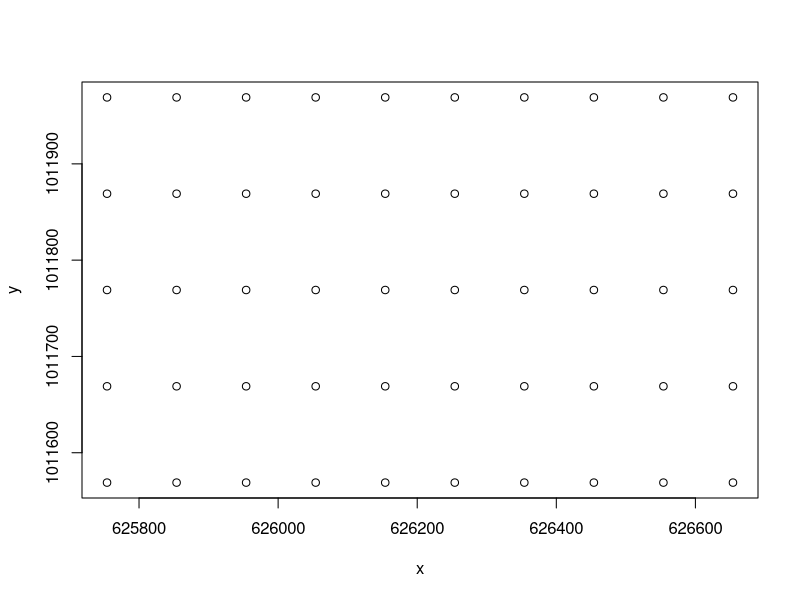
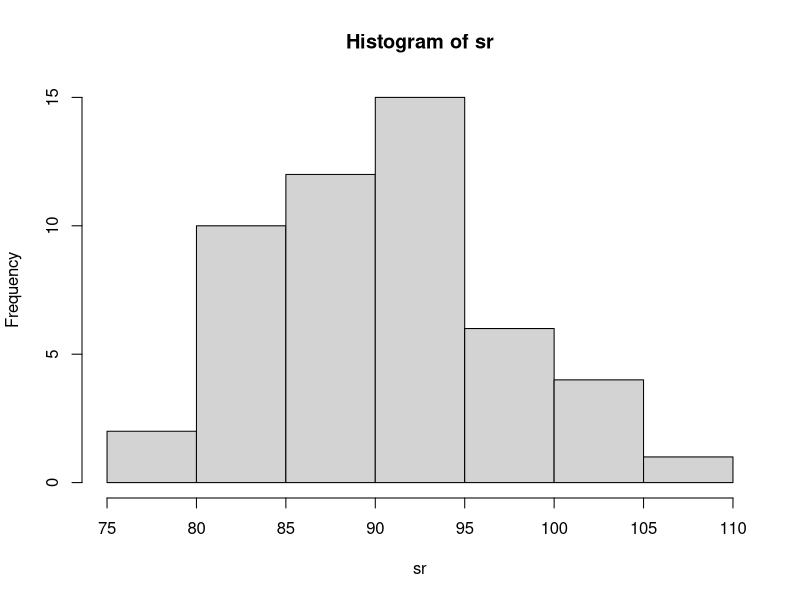
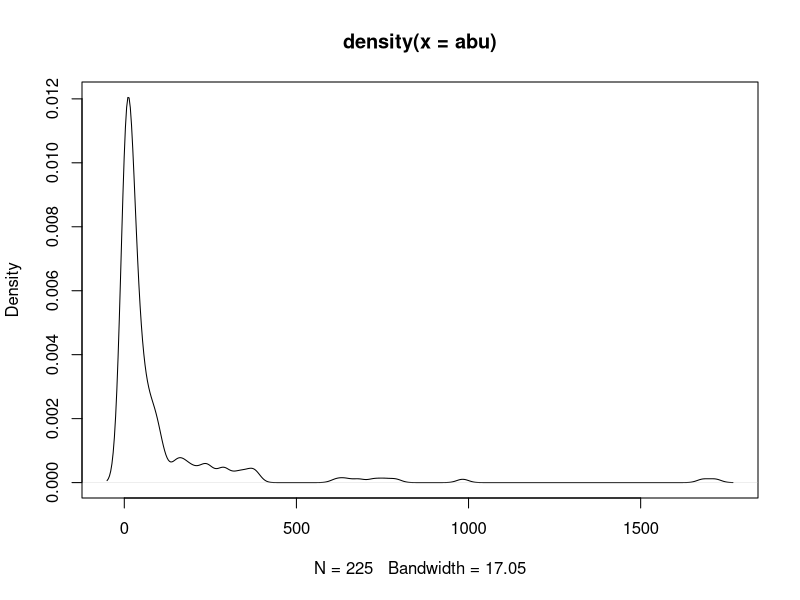
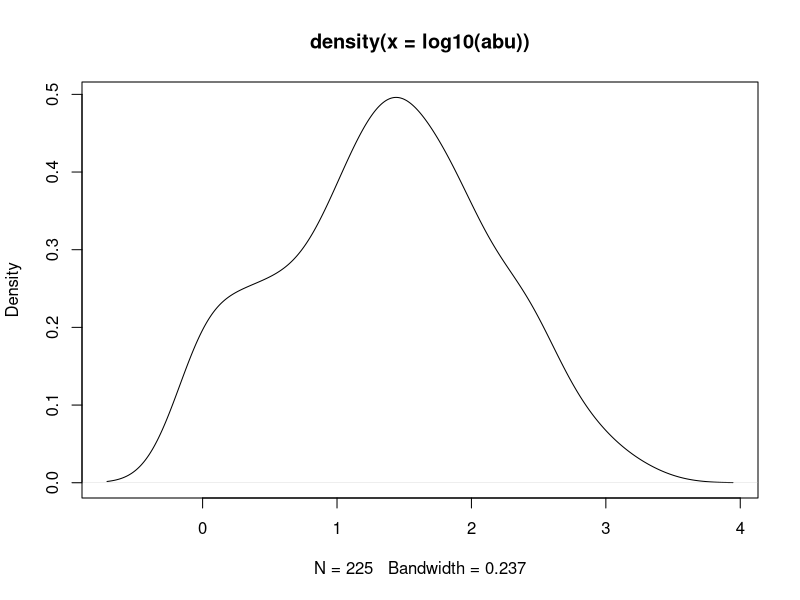
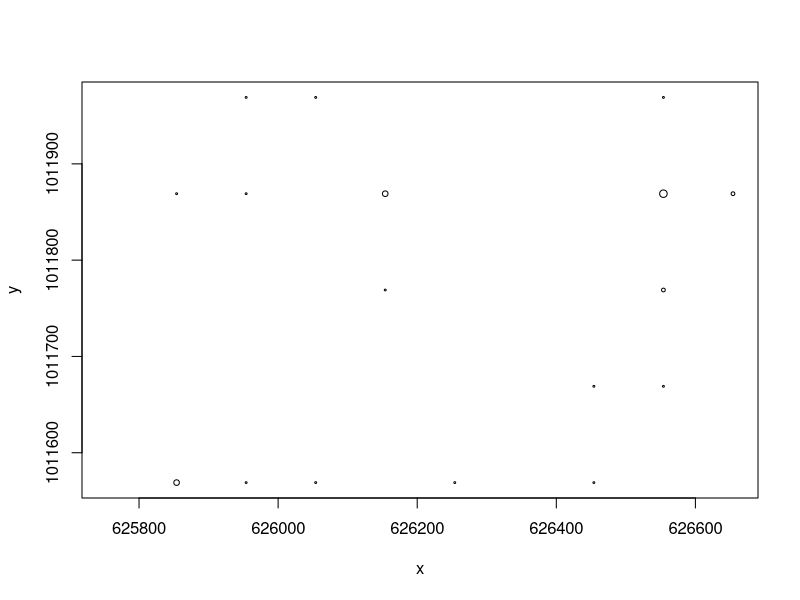
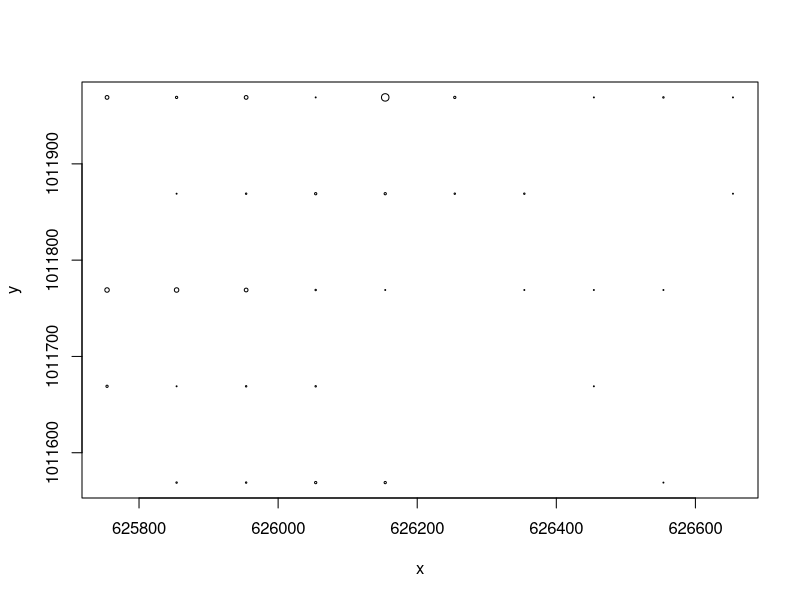
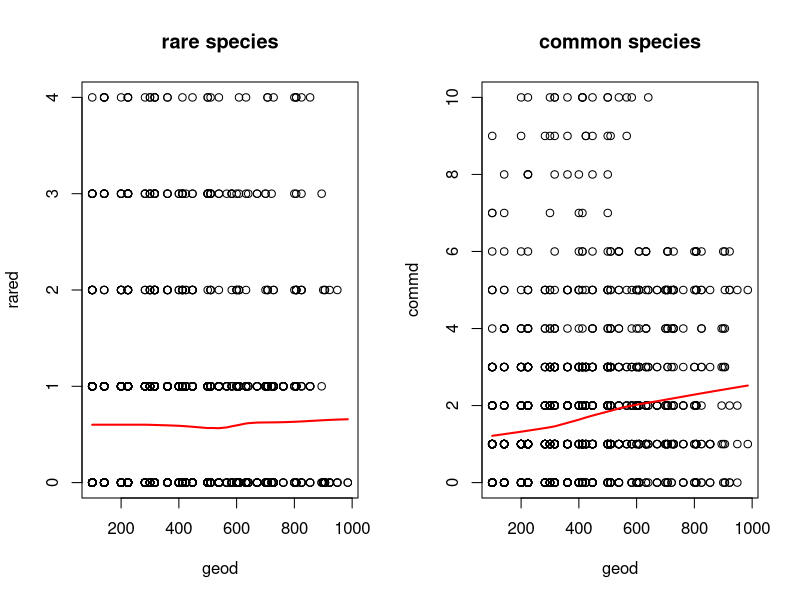

Write R code to recreate these figures, in order. (Note: this script raises an error after producing the figures.)
## ---- chunk 1
knitr::opts_chunk$set(echo = TRUE)
## ---- chunk 2
library(vegan)
data(BCI)
## ---- chunk 3
BCI_xy = data.frame(x = rep(seq(625754, 626654, by=100), each=5), 
                    y = rep(seq(1011569,  1011969, by=100), len=50))
## ---- chunk 4
plot(BCI_xy)
## ---- chunk 5
sr <- rowSums(BCI > 0)
hist(sr)
## ---- chunk 6
abu <- colSums(BCI)
quantile(abu)
plot(density(abu))
quantile(log10(abu))
which(abu > 25 & abu < 27)
plot(density(log10(abu)))
## ---- chunk 7
quantile(log10(abu))
which(abu > 25 & abu < 27)
which(abu > 10^1.93 & abu < 10^1.95)

rare_sp <- BCI[ , 65]
comm_sp <- BCI[ , 58]

plot(BCI_xy, cex = rare_sp / max(rare_sp))
plot(BCI_xy, cex = comm_sp / max(comm_sp))

geod <- dist(BCI_xy)
rared <- dist(rare_sp)
commd <- dist(comm_sp)

par(mfrow= c(1,2))
plot(geod, rared, main = "rare species")
lines(lowess(geod, rared), lwd =2, col= "red")
plot(geod, commd, main = "common species")
lines(lowess(geod, commd), lwd =2, col= "red")



## ---- chunk 8
commd_mantel <- mantel(geod, commd)
commd_mantel
## ---- chunk 9
rared_mantel <- mantel(geod, rared)
rared_mantel
## ---- chunk 10
sp_ids = c("Cordia.lasiocalyx", "Hirtella.triandra",
           "Picramnia.latifolia", "Quassia.amara",
           "Tabernaemontana.arborea", "Trattinnickia.aspera", 
           "Xylopia.macrantha")


## ---- chunk 11
sp_a <- BCI$Cordia.lasiocalyx
sp_b <- BCI$Hirtella.triandra
sp_c <- BCI$Picramnia.latifolia
sp_d <- BCI$Quassia.amara
sp_e <- BCI$Tabernaemontana.arborea
sp_f <- BCI$Trattinnickia.aspera
sp_g <- BCI$Xylopia.macrantha

sp_dry <- BCI$Drypetes.standleyi

## ---- chunk 12
library(nlme)
sp_dry_lm = gls(sp_dry ~ sp_a, data= BCI_xy)

plot(Variogram(sp_dry_lm, form= ~ x + y))

## ---- chunk 13
ALL_sp <- sp_a + sp_b + sp_c + sp_e + sp_d + sp_f + sp_g



## ---- chunk 14
library(nlme)
sp_dry_lm = gls(sp_dry ~ ALL_sp, data= BCI_xy)

plot(Variogram(sp_dry_lm, form= ~ x + y))

## ---- chunk 15
max_abu <- max(abu) / 2
res = residuals(sp_dry_lm)
plot(dist(BCI_xy[, c('x', 'y')]), dist(res))
lines(lowess(dist(BCI_xy[, c('x', 'y')]), dist(res)), col='red', lwd=2)
abline(v = max_abu, col = "red", lwd=3, lty=2)

## ---- chunk 16

plot(Variogram(sp_dry_lm, maxDist = max_abu))
## ---- chunk 17
sr_exp = update(sp_dry_lm, corr=corExp(form=~x + y))
# examine fit of error model to the raw model residuals
# note this function defaults to displaying pearson standardized residuals
# resType='p' or resType='pearson'
plot(Variogram(sr_exp, maxDist = max_abu))
# exponential model does not fit data
## ---- chunk 18
# that doesn't look so good because clearly the model does not fit the error 
# very well, it appears that there is a nugget (i.e., non-zero y-intercept)
# Let's examine the normalized residuals in which the residuals are 
# devided by the estimate of the variance-covariance matrix. If the model
# fits well these residuals should be normally distributed.
plot(Variogram(sr_exp, resType='normalized', maxDist = max_abu))
# normalized exponential model matches a lot better for the data
## ---- chunk 19
# we see a little bit of a trend in the residuals but not too bad
# actually which is a bit surprising given the output of the raw residuals

# let's look at the same model but with a nugget
sr_exp_nug = update(sr_exp, corr=corExp(form=~x + y, nugget=T))
plot(Variogram(sr_exp_nug, maxDist = max_abu))
#Nugget was so small that it didn't show a significant impact to do anything
## ---- chunk 20
anova(sp_dry_lm, sr_exp, test=F)
summary(sp_dry_lm)
summary(sr_exp)
#summary of sr_exp is better because BIC value is lower compared to the value for sp_dry_lm
## ---- chunk 21
#yes, because when we observed the p-values for the two tests, the p-values for the sr_exp were much lower and significant when compared to the the values for the model for sp_dry_lm
## ---- chunk 22
#yes, the spatial error did significantly improve the model fit after it was normalized. The exponential error model displayed that it was a better fit for the data when compared to the other models. When the nugget was included in the model, it presented an error illustrating that the nugget was so small that it displayed nor significant influence on the data in the model so it was discarded and not used.
## ---- chunk 23
#We observed a difference in the influence of adding the spatial error term between the two models because after normalizing the data with the exponential model as it displaced that some of the variables in that data do have spatial difference when compared to other variables (some variable are independent)
